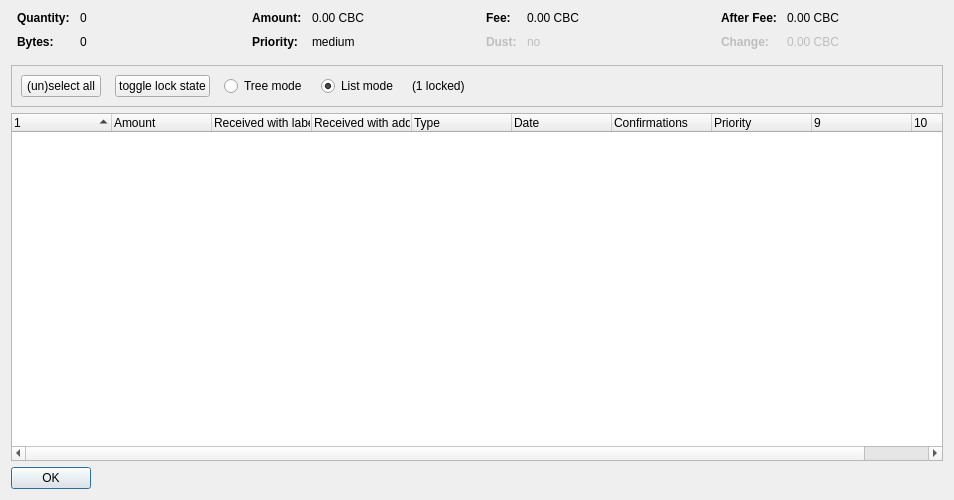
<?xml version="1.0" encoding="UTF-8"?>
<ui version="4.0">
 <class>CoinControlDialog</class>
 <widget class="QDialog" name="CoinControlDialog">
  <property name="geometry">
   <rect>
    <x>0</x>
    <y>0</y>
    <width>954</width>
    <height>500</height>
   </rect>
  </property>
  <property name="windowTitle">
   <string>Coin Selection</string>
  </property>
  <layout class="QVBoxLayout" name="verticalLayout">
   <item>
    <layout class="QHBoxLayout" name="horizontalLayoutTop" stretch="0,0,0,0">
     <property name="topMargin">
      <number>0</number>
     </property>
     <property name="bottomMargin">
      <number>10</number>
     </property>
     <item>
      <layout class="QFormLayout" name="formLayoutCoinControl1">
       <property name="horizontalSpacing">
        <number>10</number>
       </property>
       <property name="verticalSpacing">
        <number>10</number>
       </property>
       <property name="leftMargin">
        <number>6</number>
       </property>
       <property name="rightMargin">
        <number>6</number>
       </property>
       <item row="0" column="0">
        <widget class="QLabel" name="labelCoinControlQuantityText">
         <property name="font">
          <font>
           <weight>75</weight>
           <bold>true</bold>
          </font>
         </property>
         <property name="text">
          <string>Quantity:</string>
         </property>
        </widget>
       </item>
       <item row="0" column="1">
        <widget class="QLabel" name="labelCoinControlQuantity">
         <property name="cursor">
          <cursorShape>IBeamCursor</cursorShape>
         </property>
         <property name="contextMenuPolicy">
          <enum>Qt::ActionsContextMenu</enum>
         </property>
         <property name="text">
          <string notr="true">0</string>
         </property>
         <property name="textInteractionFlags">
          <set>Qt::LinksAccessibleByMouse|Qt::TextSelectableByKeyboard|Qt::TextSelectableByMouse</set>
         </property>
        </widget>
       </item>
       <item row="1" column="0">
        <widget class="QLabel" name="labelCoinControlBytesText">
         <property name="font">
          <font>
           <weight>75</weight>
           <bold>true</bold>
          </font>
         </property>
         <property name="text">
          <string>Bytes:</string>
         </property>
        </widget>
       </item>
       <item row="1" column="1">
        <widget class="QLabel" name="labelCoinControlBytes">
         <property name="cursor">
          <cursorShape>IBeamCursor</cursorShape>
         </property>
         <property name="contextMenuPolicy">
          <enum>Qt::ActionsContextMenu</enum>
         </property>
         <property name="text">
          <string notr="true">0</string>
         </property>
         <property name="textInteractionFlags">
          <set>Qt::LinksAccessibleByMouse|Qt::TextSelectableByKeyboard|Qt::TextSelectableByMouse</set>
         </property>
        </widget>
       </item>
      </layout>
     </item>
     <item>
      <layout class="QFormLayout" name="formLayoutCoinControl2">
       <property name="horizontalSpacing">
        <number>10</number>
       </property>
       <property name="verticalSpacing">
        <number>10</number>
       </property>
       <property name="leftMargin">
        <number>6</number>
       </property>
       <property name="rightMargin">
        <number>6</number>
       </property>
       <item row="0" column="0">
        <widget class="QLabel" name="labelCoinControlAmountText">
         <property name="font">
          <font>
           <weight>75</weight>
           <bold>true</bold>
          </font>
         </property>
         <property name="text">
          <string>Amount:</string>
         </property>
        </widget>
       </item>
       <item row="0" column="1">
        <widget class="QLabel" name="labelCoinControlAmount">
         <property name="cursor">
          <cursorShape>IBeamCursor</cursorShape>
         </property>
         <property name="contextMenuPolicy">
          <enum>Qt::ActionsContextMenu</enum>
         </property>
         <property name="text">
          <string notr="true">0.00 CBC</string>
         </property>
         <property name="textInteractionFlags">
          <set>Qt::LinksAccessibleByMouse|Qt::TextSelectableByKeyboard|Qt::TextSelectableByMouse</set>
         </property>
        </widget>
       </item>
       <item row="1" column="0">
        <widget class="QLabel" name="labelCoinControlPriorityText">
         <property name="font">
          <font>
           <weight>75</weight>
           <bold>true</bold>
          </font>
         </property>
         <property name="text">
          <string>Priority:</string>
         </property>
        </widget>
       </item>
       <item row="1" column="1">
        <widget class="QLabel" name="labelCoinControlPriority">
         <property name="cursor">
          <cursorShape>IBeamCursor</cursorShape>
         </property>
         <property name="contextMenuPolicy">
          <enum>Qt::ActionsContextMenu</enum>
         </property>
         <property name="text">
          <string>medium</string>
         </property>
         <property name="textInteractionFlags">
          <set>Qt::LinksAccessibleByMouse|Qt::TextSelectableByKeyboard|Qt::TextSelectableByMouse</set>
         </property>
        </widget>
       </item>
      </layout>
     </item>
     <item>
      <layout class="QFormLayout" name="formLayoutCoinControl3">
       <property name="horizontalSpacing">
        <number>10</number>
       </property>
       <property name="verticalSpacing">
        <number>10</number>
       </property>
       <property name="leftMargin">
        <number>6</number>
       </property>
       <property name="rightMargin">
        <number>6</number>
       </property>
       <item row="0" column="0">
        <widget class="QLabel" name="labelCoinControlFeeText">
         <property name="font">
          <font>
           <weight>75</weight>
           <bold>true</bold>
          </font>
         </property>
         <property name="text">
          <string>Fee:</string>
         </property>
        </widget>
       </item>
       <item row="0" column="1">
        <widget class="QLabel" name="labelCoinControlFee">
         <property name="cursor">
          <cursorShape>IBeamCursor</cursorShape>
         </property>
         <property name="contextMenuPolicy">
          <enum>Qt::ActionsContextMenu</enum>
         </property>
         <property name="text">
          <string notr="true">0.00 CBC</string>
         </property>
         <property name="textInteractionFlags">
          <set>Qt::LinksAccessibleByMouse|Qt::TextSelectableByKeyboard|Qt::TextSelectableByMouse</set>
         </property>
        </widget>
       </item>
       <item row="1" column="0">
        <widget class="QLabel" name="labelCoinControlLowOutputText">
         <property name="enabled">
          <bool>false</bool>
         </property>
         <property name="font">
          <font>
           <weight>75</weight>
           <bold>true</bold>
          </font>
         </property>
         <property name="text">
          <string>Dust:</string>
         </property>
        </widget>
       </item>
       <item row="1" column="1">
        <widget class="QLabel" name="labelCoinControlLowOutput">
         <property name="enabled">
          <bool>false</bool>
         </property>
         <property name="cursor">
          <cursorShape>IBeamCursor</cursorShape>
         </property>
         <property name="contextMenuPolicy">
          <enum>Qt::ActionsContextMenu</enum>
         </property>
         <property name="text">
          <string>no</string>
         </property>
         <property name="textInteractionFlags">
          <set>Qt::LinksAccessibleByMouse|Qt::TextSelectableByKeyboard|Qt::TextSelectableByMouse</set>
         </property>
        </widget>
       </item>
      </layout>
     </item>
     <item>
      <layout class="QFormLayout" name="formLayoutCoinControl4">
       <property name="horizontalSpacing">
        <number>10</number>
       </property>
       <property name="verticalSpacing">
        <number>10</number>
       </property>
       <property name="leftMargin">
        <number>6</number>
       </property>
       <property name="rightMargin">
        <number>6</number>
       </property>
       <item row="0" column="0">
        <widget class="QLabel" name="labelCoinControlAfterFeeText">
         <property name="font">
          <font>
           <weight>75</weight>
           <bold>true</bold>
          </font>
         </property>
         <property name="text">
          <string>After Fee:</string>
         </property>
        </widget>
       </item>
       <item row="0" column="1">
        <widget class="QLabel" name="labelCoinControlAfterFee">
         <property name="cursor">
          <cursorShape>IBeamCursor</cursorShape>
         </property>
         <property name="contextMenuPolicy">
          <enum>Qt::ActionsContextMenu</enum>
         </property>
         <property name="text">
          <string notr="true">0.00 CBC</string>
         </property>
         <property name="textInteractionFlags">
          <set>Qt::LinksAccessibleByMouse|Qt::TextSelectableByKeyboard|Qt::TextSelectableByMouse</set>
         </property>
        </widget>
       </item>
       <item row="1" column="0">
        <widget class="QLabel" name="labelCoinControlChangeText">
         <property name="enabled">
          <bool>false</bool>
         </property>
         <property name="font">
          <font>
           <weight>75</weight>
           <bold>true</bold>
          </font>
         </property>
         <property name="text">
          <string>Change:</string>
         </property>
        </widget>
       </item>
       <item row="1" column="1">
        <widget class="QLabel" name="labelCoinControlChange">
         <property name="enabled">
          <bool>false</bool>
         </property>
         <property name="cursor">
          <cursorShape>IBeamCursor</cursorShape>
         </property>
         <property name="contextMenuPolicy">
          <enum>Qt::ActionsContextMenu</enum>
         </property>
         <property name="text">
          <string notr="true">0.00 CBC</string>
         </property>
         <property name="textInteractionFlags">
          <set>Qt::LinksAccessibleByMouse|Qt::TextSelectableByKeyboard|Qt::TextSelectableByMouse</set>
         </property>
        </widget>
       </item>
      </layout>
     </item>
    </layout>
   </item>
   <item>
    <widget class="QFrame" name="frame">
     <property name="minimumSize">
      <size>
       <width>0</width>
       <height>40</height>
      </size>
     </property>
     <property name="frameShape">
      <enum>QFrame::StyledPanel</enum>
     </property>
     <property name="frameShadow">
      <enum>QFrame::Sunken</enum>
     </property>
     <layout class="QHBoxLayout" name="horizontalLayout">
      <item>
       <layout class="QHBoxLayout" name="horizontalLayoutPanel" stretch="0,0,0,0,0,0">
        <property name="spacing">
         <number>14</number>
        </property>
        <item>
         <widget class="QPushButton" name="pushButtonSelectAll">
          <property name="sizePolicy">
           <sizepolicy hsizetype="Maximum" vsizetype="Fixed">
            <horstretch>0</horstretch>
            <verstretch>0</verstretch>
           </sizepolicy>
          </property>
          <property name="text">
           <string>(un)select all</string>
          </property>
          <property name="autoDefault">
           <bool>false</bool>
          </property>
         </widget>
        </item>
        <item>
         <widget class="QPushButton" name="pushButtonToggleLock">
          <property name="sizePolicy">
           <sizepolicy hsizetype="Maximum" vsizetype="Fixed">
            <horstretch>0</horstretch>
            <verstretch>0</verstretch>
           </sizepolicy>
          </property>
          <property name="text">
           <string>toggle lock state</string>
          </property>
          <property name="autoDefault">
           <bool>false</bool>
          </property>
         </widget>
        </item>
        <item>
         <widget class="QRadioButton" name="radioTreeMode">
          <property name="sizePolicy">
           <sizepolicy hsizetype="Maximum" vsizetype="Fixed">
            <horstretch>0</horstretch>
            <verstretch>0</verstretch>
           </sizepolicy>
          </property>
          <property name="text">
           <string>Tree mode</string>
          </property>
         </widget>
        </item>
        <item>
         <widget class="QRadioButton" name="radioListMode">
          <property name="sizePolicy">
           <sizepolicy hsizetype="Maximum" vsizetype="Fixed">
            <horstretch>0</horstretch>
            <verstretch>0</verstretch>
           </sizepolicy>
          </property>
          <property name="text">
           <string>List mode</string>
          </property>
          <property name="checked">
           <bool>true</bool>
          </property>
         </widget>
        </item>
        <item>
         <widget class="QLabel" name="labelLocked">
          <property name="text">
           <string>(1 locked)</string>
          </property>
         </widget>
        </item>
        <item>
         <spacer name="horizontalSpacer">
          <property name="orientation">
           <enum>Qt::Horizontal</enum>
          </property>
          <property name="sizeHint" stdset="0">
           <size>
            <width>40</width>
            <height>20</height>
           </size>
          </property>
         </spacer>
        </item>
       </layout>
      </item>
     </layout>
    </widget>
   </item>
   <item>
    <widget class="CoinControlTreeWidget" name="treeWidget">
     <property name="contextMenuPolicy">
      <enum>Qt::CustomContextMenu</enum>
     </property>
     <property name="sortingEnabled">
      <bool>false</bool>
     </property>
     <property name="columnCount">
      <number>10</number>
     </property>
     <attribute name="headerShowSortIndicator" stdset="0">
      <bool>true</bool>
     </attribute>
     <attribute name="headerStretchLastSection">
      <bool>false</bool>
     </attribute>
     <column>
      <property name="text">
       <string/>
      </property>
     </column>
     <column>
      <property name="text">
       <string>Amount</string>
      </property>
     </column>
     <column>
      <property name="text">
       <string>Received with label</string>
      </property>
     </column>
     <column>
      <property name="text">
       <string>Received with address</string>
      </property>
     </column>
     <column>
      <property name="text">
       <string>Type</string>
      </property>
     </column>
     <column>
      <property name="text">
       <string>Date</string>
      </property>
     </column>
     <column>
      <property name="text">
       <string>Confirmations</string>
      </property>
      <property name="toolTip">
       <string>Confirmed</string>
      </property>
     </column>
     <column>
      <property name="text">
       <string>Priority</string>
      </property>
     </column>
     <column>
      <property name="text">
       <string/>
      </property>
     </column>
     <column>
      <property name="text">
       <string/>
      </property>
     </column>
    </widget>
   </item>
   <item>
    <widget class="QDialogButtonBox" name="buttonBox">
     <property name="sizePolicy">
      <sizepolicy hsizetype="Maximum" vsizetype="Fixed">
       <horstretch>0</horstretch>
       <verstretch>0</verstretch>
      </sizepolicy>
     </property>
     <property name="orientation">
      <enum>Qt::Horizontal</enum>
     </property>
     <property name="standardButtons">
      <set>QDialogButtonBox::Ok</set>
     </property>
    </widget>
   </item>
  </layout>
 </widget>
 <customwidgets>
  <customwidget>
   <class>CoinControlTreeWidget</class>
   <extends>QTreeWidget</extends>
   <header>coincontroltreewidget.h</header>
  </customwidget>
 </customwidgets>
 <resources/>
 <connections/>
</ui>
